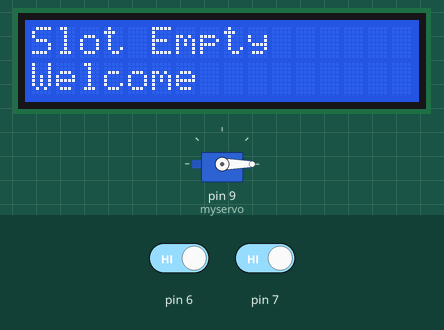
The sketch below on a simulated Arduino Uno, built with avr-gcc and run on an emulated ATmega328P. Parts: servo, 16×2 character LCD. The test bench sets the inputs (shaded band); at power-on: pin 7 HIGH, pin 6 HIGH. What the sketch prints to the serial monitor is not drawn.

Above: at 3.2 s.
3.3 s: pin 7 driven LOW
At 3.9 s:
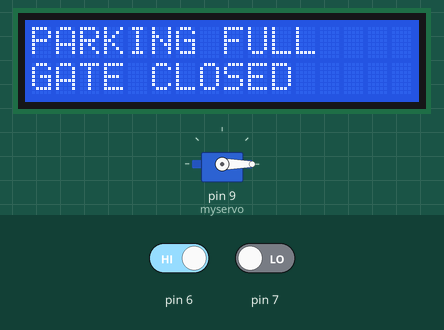
6.3 s: pin 7 driven HIGH
At 7.7 s:
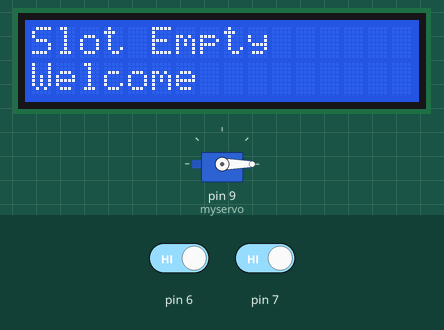
8.2 s: pin 6 driven LOW
At 10.0 s:
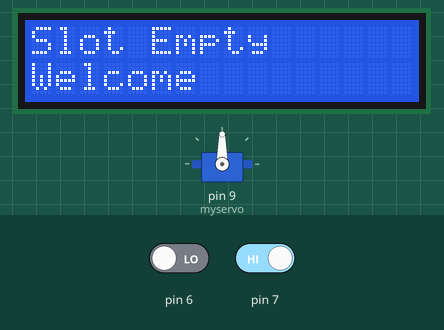
Timing chart, 0 to 16.4 s (numbered marks = the images above; inputs shaded):
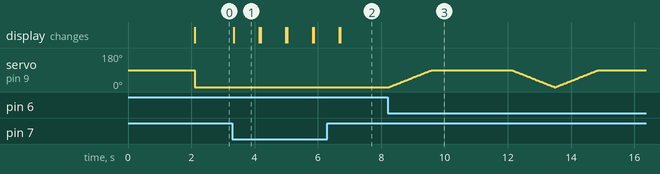

Measured:
- after the input at 3.3 s, the display: changes after 0.05 s (image 1)
- after the input at 6.3 s, the display: first differs from a run without the input after 0.40 s (image 2)
- what the display in image 1 shows lasts 0.8 s, from 3.3 s to 4.1 s

The sketch:

arjun_code.ino
```cpp
#include <Wire.h>
#include <LiquidCrystal_I2C.h>
#include <Servo.h>
Servo myservo;
LiquidCrystal_I2C lcd(0x27,16,2);

void setup()
{
  myservo.attach(9);
  lcd.begin();
  lcd.backlight();
  pinMode(7,INPUT);
  pinMode(6,INPUT);
  Serial.begin(9600);

   lcd.setCursor(0,0);
   lcd.print("PARKING SYSTEM");
   lcd.setCursor(0,1);
   lcd.print("ARJUN");
   delay(2000);
   lcd.clear();
}

void loop()
{
   int value = digitalRead(7);
   int value1 = digitalRead(6);

   Serial.println(value1);
   Serial.println(value);


 if(value == 0)
 {
   lcd.setCursor(0,0);
   lcd.print("PARKING FULL");
   lcd.setCursor(0,1);
   lcd.print("GATE CLOSED");
   delay(800);
   lcd.clear();
    for (int pos = 0; pos <= 0; pos += 1)
  {
    myservo.write(pos);
    delay(15);
  }
 }


 else if(value == 1)
 {
   lcd.setCursor(0,0);
   lcd.print("Slot Empty");
   lcd.setCursor(0,1);
   lcd.print("Welcome");

   if(value1 == 0)
   {
     for (int pos = 0; pos <= 90; pos += 1)
     {
     myservo.write(pos);
     delay(15);
     }
     delay(2500);

     for (int pos = 90; pos >= 0; pos -= 1)
     {
     myservo.write(pos);
     delay(15);
     }
   }
   else
   {
    for (int pos = 0; pos <= 0; pos += 1)
     {
     myservo.write(pos);
     delay(15);
     }
   }
  }
}
```
